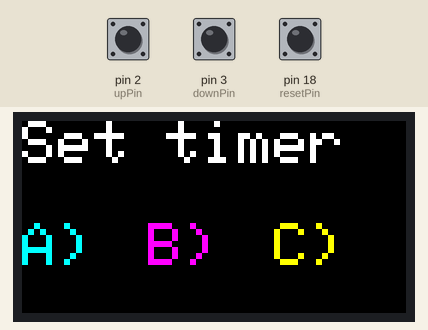
The program below on a simulated Arduino Mega 2560, built with avr-gcc and run on an emulated ATmega2560. Shown: 64×32 colour display. Inputs (shaded band) come from the test bench; at power-on: pin 2 (upPin) HIGH, pin 18 (resetPin) HIGH, pin 3 (downPin) HIGH. What the program prints to the serial monitor is not drawn.

Above: at 1.2 s.
1.3 s: pin 2 (upPin) pulled LOW for 0.15 s
At 2.5 s:
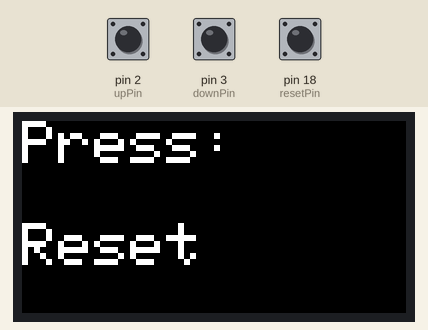
3.0 s: pin 18 (resetPin) pulled LOW for 0.15 s
At 3.8 s:
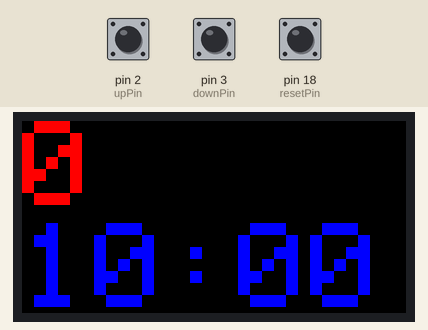
6.1 s: pin 3 (downPin) pulled LOW for 0.15 s
At 7.2 s:
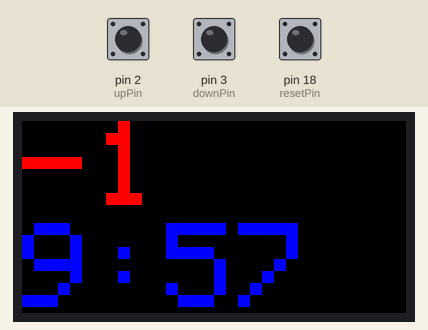
9.2 s: pin 2 (upPin) pulled LOW for 1 s
At 11.1 s:
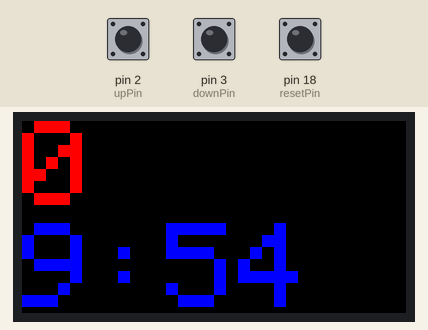
11.7 s: pin 3 (downPin) pulled LOW for 1 s
At 13.1 s:
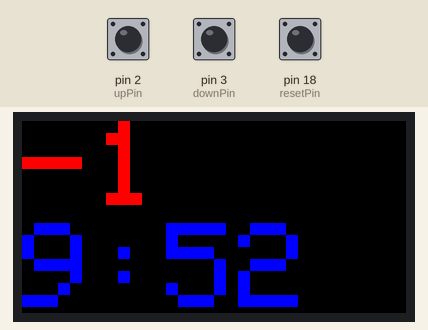
14.2 s: pin 18 (resetPin) pulled LOW for 1 s
At 15.6 s:
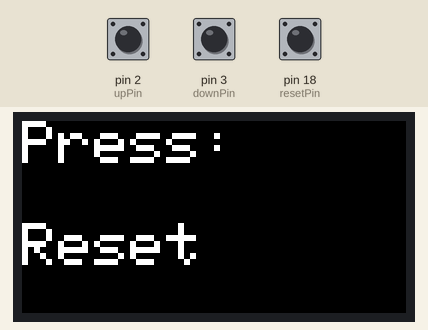
Timing chart, 0 to 17.2 s (numbered marks = the images above; inputs shaded):
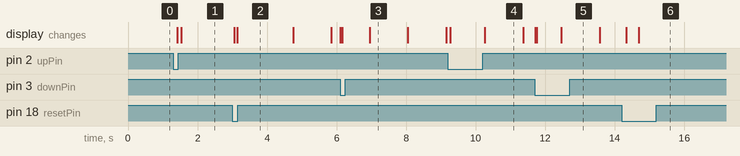

The program:

main.cpp
```cpp
// testshapes demo for RGBmatrixPanel library.
// Demonstrates the drawing abilities of the RGBmatrixPanel library.
// For 32x64 RGB LED matrix.

// WILL NOT FIT on ARDUINO UNO -- requires a Mega, M0 or M4 board
#include <Arduino.h>
#include <RGBmatrixPanel.h>
#include <SPI.h>

// Most of the signal pins are configurable, but the CLK pin has some
// special constraints.  On 8-bit AVR boards it must be on PORTB...
// Pin 8 works on the Arduino Uno & compatibles (e.g. Adafruit Metro),
// Pin 11 works on the Arduino Mega.  On 32-bit SAMD boards it must be
// on the same PORT as the RGB data pins (D2-D7)...
// Pin 8 works on the Adafruit Metro M0 or Arduino Zero,
// Pin A4 works on the Adafruit Metro M4 (if using the Adafruit RGB
// Matrix Shield, cut trace between CLK pads and run a wire to A4).

//#define CLK  8   // USE THIS ON ADAFRUIT METRO M0, etc.
//#define CLK A4 // USE THIS ON METRO M4 (not M0)
#define CLK 11 // USE THIS ON ARDUINO MEGA
#define OE   9
#define LAT 10
#define A   A0
#define B   A1
#define C   A2
#define D   A3

#define upPin 2
#define downPin 3
#define resetPin 18

int resultCounter = 0;
int countDownSeconds = 0;
int timerOptionA = 600;
int timerOptionB = 1800;
int timerOptionC = 3600;

int sessionTimer = 0;

int stateMachine = 0;


RGBmatrixPanel matrix(A, B, C, D, CLK, LAT, OE, false, 64);
// Input a value 0 to 24 to get a color value.
// The colours are a transition r - g - b - back to r.
uint16_t Wheel(byte WheelPos) {
  if(WheelPos < 8) {
   return matrix.Color333(7 - WheelPos, WheelPos, 0);
  } else if(WheelPos < 16) {
   WheelPos -= 8;
   return matrix.Color333(0, 7-WheelPos, WheelPos);
  } else {
   WheelPos -= 16;
   return matrix.Color333(WheelPos, 0, 7 - WheelPos);
  }
}

void clearResultScreen(){
  matrix.fillRect(0, 0, matrix.width(), 16, matrix.Color333(0, 0, 0));
}
void clearTimerScreen(){
  matrix.fillRect(0, 17, matrix.width(), 32, matrix.Color333(0,0,0));
}
void clearScreen(){
  matrix.fillRect(0,0, matrix.width(), matrix.height(), matrix.Color333(0,0,0));
}

void printTime(){
  if (countDownSeconds != 0){
      matrix.setCursor(0,17);
      matrix.setTextSize(2);
      matrix.setTextColor(matrix.Color333(0,0,7));
      matrix.print(String(countDownSeconds / 60));
      matrix.print(':');
      if (countDownSeconds % 60 < 10){
        matrix.print('0');
      }

      matrix.print(String(countDownSeconds % 60));
  }
  else {
      matrix.setCursor(0,17);
      matrix.setTextSize(2);
      matrix.setTextColor(matrix.Color333(0,0,7));
      matrix.print("Time");
      countDownSeconds = 0;
  }
  }


void addResult() {
    static unsigned long last_interrupt_time = 0;
    unsigned long interrupt_time = millis();
    if (interrupt_time - last_interrupt_time > 500){
      if(stateMachine == 2){
        resultCounter++;
        clearResultScreen();
        matrix.setTextColor(matrix.Color333(7,0,0));
        matrix.setCursor(0, 0);
        matrix.setTextSize(2);
        matrix.print(String(resultCounter));
      }
      else{
        countDownSeconds = timerOptionA;
        sessionTimer = timerOptionA;
        stateMachine = 1;
        clearScreen();
      }
    }
    last_interrupt_time = interrupt_time;
}
void removeResult(){
    static unsigned long last_interrupt_time = 0;
    unsigned long interrupt_time = millis();
    if (interrupt_time - last_interrupt_time > 500){
      if(stateMachine == 2){
        resultCounter--;
        clearResultScreen();
        matrix.setTextColor(matrix.Color333(7,0,0));
        matrix.setCursor(0, 0);
        matrix.setTextSize(2);
        matrix.print(String(resultCounter));
      }
      else{
        countDownSeconds = timerOptionB;
        sessionTimer = timerOptionB;
        stateMachine = 1;
        clearScreen();
      }
    }
    last_interrupt_time = interrupt_time;
}
void resetResults(){
    static unsigned long last_interrupt_time = 0;
    unsigned long interrupt_time = millis();
    if (interrupt_time - last_interrupt_time > 500){
      if ((stateMachine == 1) || (stateMachine == 2)){
        resultCounter = 0;
        countDownSeconds = sessionTimer;
        clearScreen();
        printTime();
        matrix.setTextColor(matrix.Color333(7,0,0));
        matrix.setCursor(0, 0);
        matrix.setTextSize(2);
        matrix.print(String(resultCounter));
        if(stateMachine == 2){
          stateMachine = 1;
        }
        else{
          stateMachine = 2;
        }
      }
      else{
        countDownSeconds = timerOptionC;
        sessionTimer = timerOptionC;
        stateMachine = 1;
        clearScreen();
      }
    }
    last_interrupt_time = interrupt_time;
}


void setup() {


  Serial.begin(9600);
  matrix.begin();
  Serial.print(stateMachine);

  pinMode(upPin, INPUT_PULLUP);
  pinMode(downPin, INPUT_PULLUP);
  pinMode(resetPin, INPUT_PULLUP);

  attachInterrupt(digitalPinToInterrupt(upPin), addResult, FALLING);
  attachInterrupt(digitalPinToInterrupt(downPin), removeResult, FALLING);
  attachInterrupt(digitalPinToInterrupt(resetPin), resetResults, FALLING);

    // fill the screen with 'black'
  matrix.fillScreen(matrix.Color333(0, 0, 0));

  matrix.setCursor(0,0);
  matrix.setTextColor(matrix.Color333(7,7,7));
  matrix.setTextSize(1);
  matrix.print("Set timer");

  matrix.setCursor(0,17);
  matrix.setTextColor(matrix.Color333(0,7,7));
  matrix.print("A)");

  matrix.setCursor(21,17);
  matrix.setTextColor(matrix.Color333(7,0,7));
  matrix.print("B)");

  matrix.setCursor(42,17);
  matrix.setTextColor(matrix.Color333(7,7,0));
  matrix.print("C)");


 /*
  // draw a pixel in solid white
  matrix.drawPixel(0, 0, matrix.Color333(7, 7, 7));
  delay(500);

  // fix the screen with green
  matrix.fillRect(0, 0, matrix.width(), matrix.height(), matrix.Color333(0, 7, 0));
  delay(500);

  // draw a box in yellow
  matrix.drawRect(0, 0, matrix.width(), matrix.height(), matrix.Color333(7, 7, 0));
  delay(500);

  // draw an 'X' in red
  matrix.drawLine(0, 0, matrix.width()-1, matrix.height()-1, matrix.Color333(7, 0, 0));
  matrix.drawLine(matrix.width()-1, 0, 0, matrix.height()-1, matrix.Color333(7, 0, 0));
  delay(500);

  // draw a blue circle
  matrix.drawCircle(10, 10, 10, matrix.Color333(0, 0, 7));
  delay(500);

  // fill a violet circle
  matrix.fillCircle(40, 21, 10, matrix.Color333(7, 0, 7));
  delay(500);

  // fill the screen with 'black'
  matrix.fillScreen(matrix.Color333(0, 0, 0));

  // draw some text!
  matrix.setTextSize(1);     // size 1 == 8 pixels high
  matrix.setTextWrap(false); // Don't wrap at end of line - will do ourselves

  matrix.setCursor(8, 0);    // start at top left, with 8 pixel of spacing
  uint8_t w = 0;
  char *str = "AdafruitIndustries";
  for (w=0; w<8; w++) {
    matrix.setTextColor(Wheel(w));
    matrix.print(str[w]);
  }
  matrix.setCursor(2, 8);    // next line
  for (w=8; w<18; w++) {
    matrix.setTextColor(Wheel(w));
    matrix.print(str[w]);
  }
  matrix.println();
  //matrix.setTextColor(matrix.Color333(4,4,4));
  //matrix.println("Industries");
  matrix.setTextColor(matrix.Color333(7,7,7));
  matrix.println("LED MATRIX!");

  // print each letter with a rainbow color
  matrix.setTextColor(matrix.Color333(7,0,0));
  matrix.print('3');
  matrix.setTextColor(matrix.Color333(7,4,0));
  matrix.print('2');
  matrix.setTextColor(matrix.Color333(7,7,0));
  matrix.print('x');
  matrix.setTextColor(matrix.Color333(4,7,0));
  matrix.print('6');
  matrix.setTextColor(matrix.Color333(0,7,0));
  matrix.print('4');
  matrix.setCursor(34, 24);
  matrix.setTextColor(matrix.Color333(0,7,7));
  matrix.print('*');
  matrix.setTextColor(matrix.Color333(0,4,7));
  matrix.print('R');
  matrix.setTextColor(matrix.Color333(0,0,7));
  matrix.print('G');
  matrix.setTextColor(matrix.Color333(4,0,7));
  matrix.print('B');
  matrix.setTextColor(matrix.Color333(7,0,4));
  matrix.print('*');

  // whew!*/
}

void loop() {
  if(stateMachine == 2){
    Serial.print(stateMachine);

    noInterrupts();
    clearTimerScreen();
    printTime();
    countDownSeconds--;
    interrupts();
    Serial.print("i am here");
    delay(1000);
  }
  else if(stateMachine == 1){
    Serial.print(stateMachine);
    clearScreen();
    matrix.setCursor(0,0);
    matrix.setTextColor(matrix.Color333(7,7,7));
    matrix.setTextSize(1);
    matrix.print("Press:");
    matrix.setCursor(0,17);
    matrix.print("Reset");
    while (stateMachine == 1)
    {
      delay(1000);
      Serial.print(stateMachine);
    }


  }
  Serial.print(stateMachine);
}
```

Measured:
- after the input at 1.3 s, the display: first changes after 0.11 s (image 1 shows a later state)
- after the input at 3.0 s, the display: first changes after 0.06 s (image 2 shows a later state)
- after the input at 6.1 s, the display: first differs from a run without the input after 0.06 s (image 3 shows a later state)
- what the display in image 3 shows lasts 1.1 s, from 7.0 s to 8.1 s
